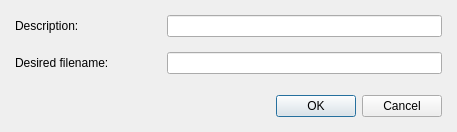
<?xml version="1.0" encoding="UTF-8"?>
<ui version="4.0">
 <class>LogViewerUI</class>
 <widget class="QDialog" name="LogViewerUI">
  <property name="geometry">
   <rect>
    <x>0</x>
    <y>0</y>
    <width>457</width>
    <height>106</height>
   </rect>
  </property>
  <property name="windowTitle">
   <string>Attach plot to electronic log</string>
  </property>
  <layout class="QVBoxLayout" name="verticalLayout">
   <item>
    <layout class="QGridLayout" name="gridLayout">
     <property name="bottomMargin">
      <number>6</number>
     </property>
     <item row="1" column="0">
      <widget class="QLabel" name="label_4">
       <property name="text">
        <string>Desired filename:</string>
       </property>
      </widget>
     </item>
     <item row="1" column="2" colspan="2">
      <widget class="QLineEdit" name="filename">
       <property name="text">
        <string/>
       </property>
      </widget>
     </item>
     <item row="0" column="2" colspan="2">
      <widget class="QLineEdit" name="description"/>
     </item>
     <item row="0" column="0">
      <widget class="QLabel" name="label_2">
       <property name="text">
        <string>Description:</string>
       </property>
      </widget>
     </item>
    </layout>
   </item>
   <item>
    <widget class="QDialogButtonBox" name="buttonBox">
     <property name="standardButtons">
      <set>QDialogButtonBox::Cancel|QDialogButtonBox::Ok</set>
     </property>
    </widget>
   </item>
  </layout>
 </widget>
 <layoutdefault spacing="15" margin="15"/>
 <tabstops>
  <tabstop>description</tabstop>
  <tabstop>filename</tabstop>
  <tabstop>buttonBox</tabstop>
 </tabstops>
 <resources>
  <include location="../../../../../resources/nicos-gui.qrc"/>
 </resources>
 <connections>
  <connection>
   <sender>buttonBox</sender>
   <signal>accepted()</signal>
   <receiver>LogViewerUI</receiver>
   <slot>accept()</slot>
   <hints>
    <hint type="sourcelabel">
     <x>241</x>
     <y>116</y>
    </hint>
    <hint type="destinationlabel">
     <x>241</x>
     <y>67</y>
    </hint>
   </hints>
  </connection>
  <connection>
   <sender>buttonBox</sender>
   <signal>rejected()</signal>
   <receiver>LogViewerUI</receiver>
   <slot>reject()</slot>
   <hints>
    <hint type="sourcelabel">
     <x>241</x>
     <y>116</y>
    </hint>
    <hint type="destinationlabel">
     <x>241</x>
     <y>67</y>
    </hint>
   </hints>
  </connection>
  <connection>
   <sender>filename</sender>
   <signal>returnPressed()</signal>
   <receiver>LogViewerUI</receiver>
   <slot>accept()</slot>
   <hints>
    <hint type="sourcelabel">
     <x>302</x>
     <y>50</y>
    </hint>
    <hint type="destinationlabel">
     <x>241</x>
     <y>67</y>
    </hint>
   </hints>
  </connection>
 </connections>
</ui>
